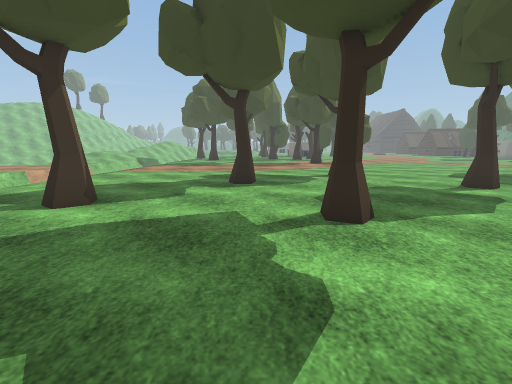
View 1 (above)

24 first-person views from a walk through a 3-D level made in the Unity game engine. The camera is 1.3 m above the floor, tilts 10° down and sees 90° across. The floor is counted in squares, 1 m on a side. Each view is taken from the middle of a square. On the plan, view 1 faces up. The plan holds only what a view shows up to about 13 squares ahead; the rest is blank. The place goes on beyond the plan. The player character is not drawn. Some surface patterns are stand-ins.

View 2
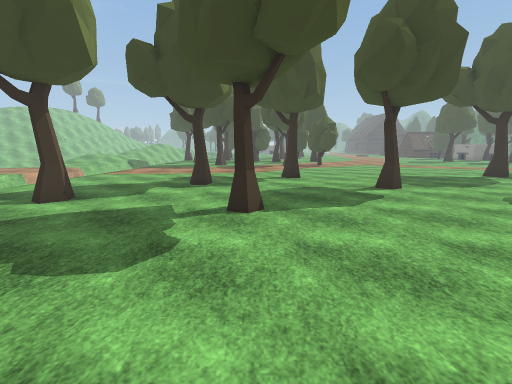

View 3
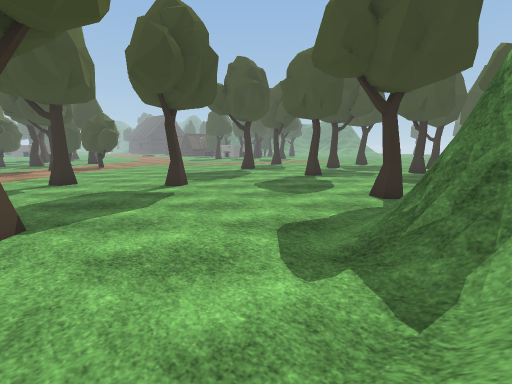

View 4
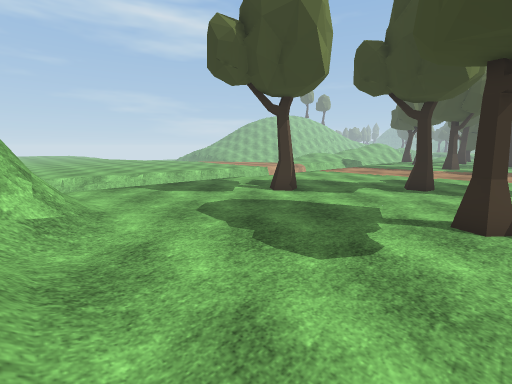

View 5
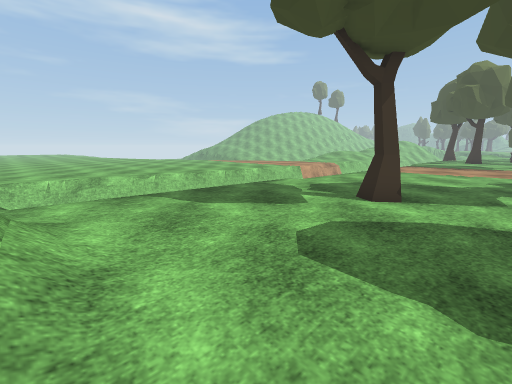

View 6
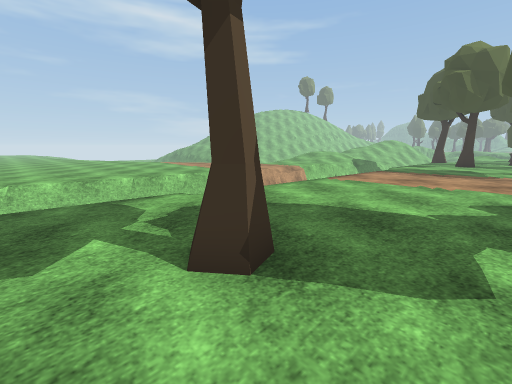

View 7
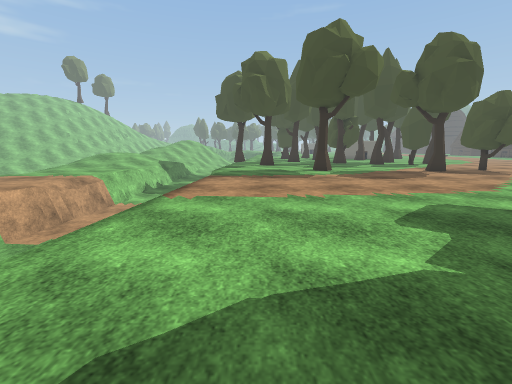

View 8
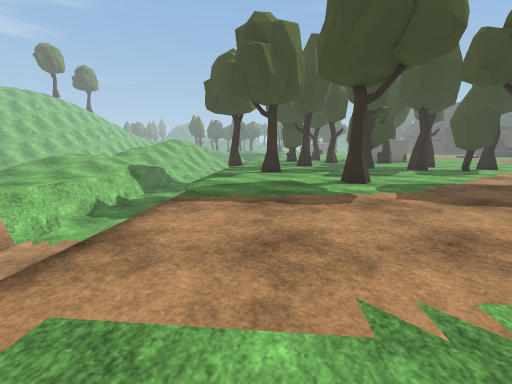

View 9
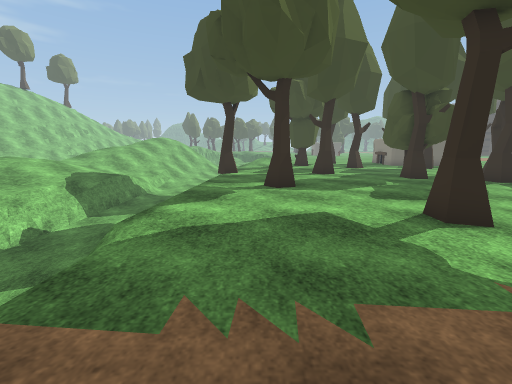

View 10
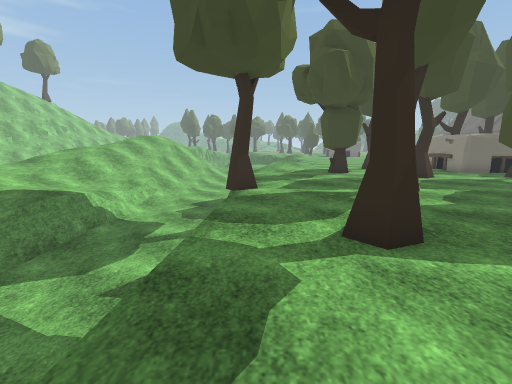

View 11
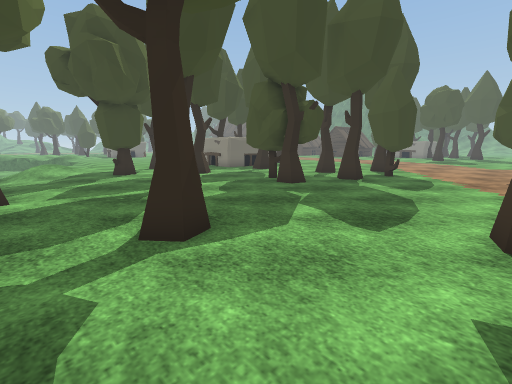

View 12
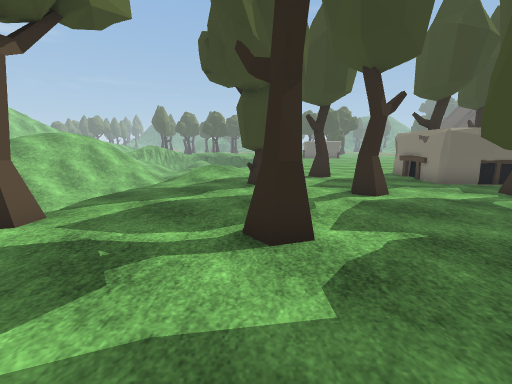

View 13
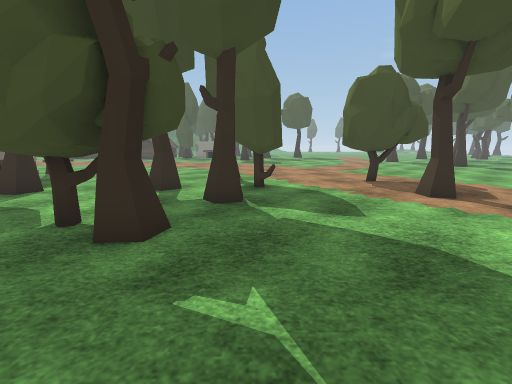

View 14
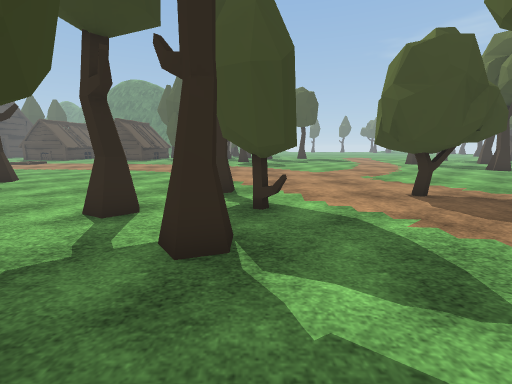

View 15
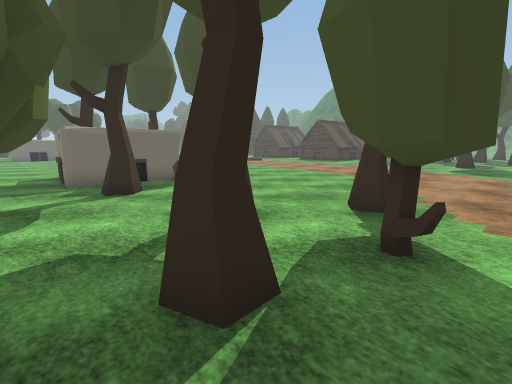

View 16
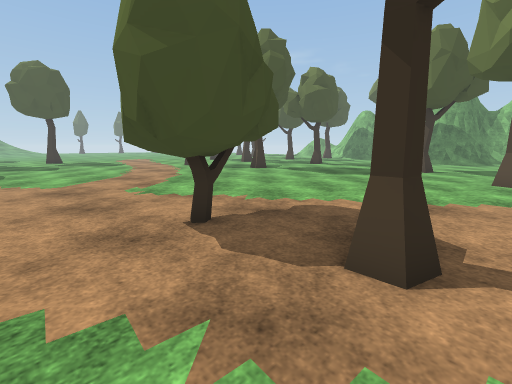

View 17
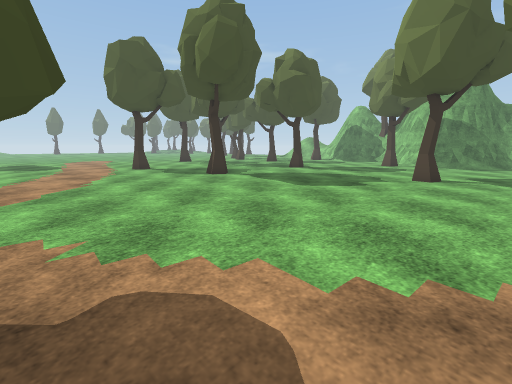

View 18
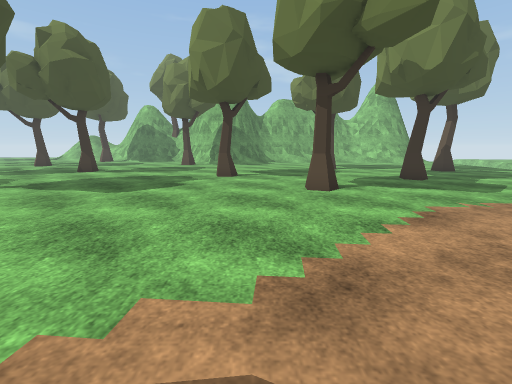

View 19
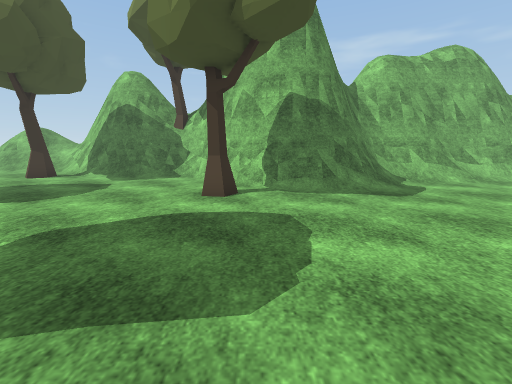

View 20
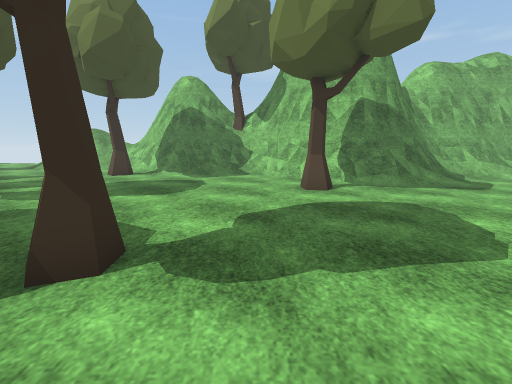

View 21
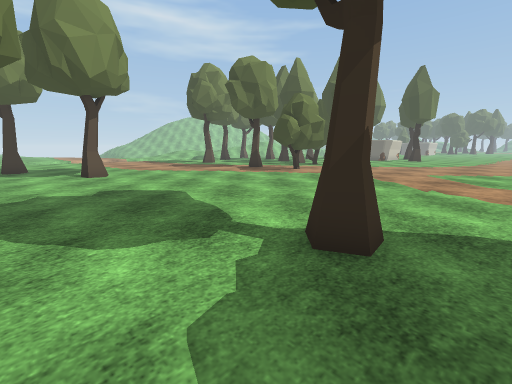

View 22
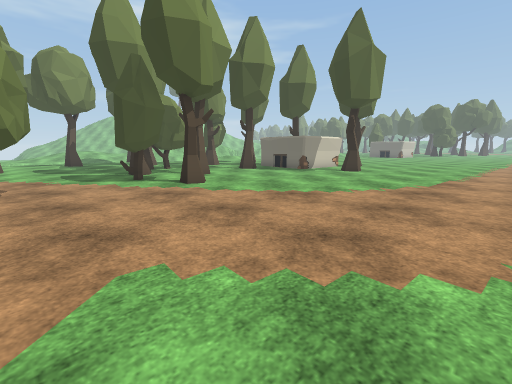

View 23
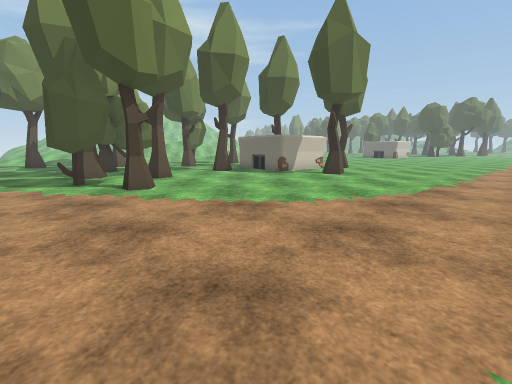

View 24
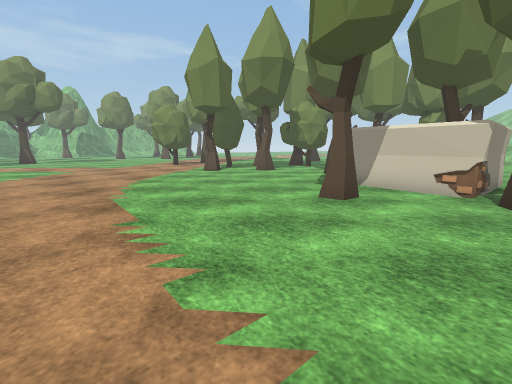

### Floor plan
Key: @ floor where view 1 was taken; # wall or solid block; x gap in a wall; . main floor; - floor 0.25 m lower than the main floor; : floor 0.5 m higher than the main floor; _ floor 0.5 m lower than the main floor; < floor 1.25 m lower than the main floor; / step, stairs or slope; = window, fence, low wall or low ledge; v drop or lower ground; T tree; O other object.
Columns run from 16 left of view 1 to 17 right of it. Each row starts with its distance up from view 1.
 39   /////   //:/    ...OOO.T........
 38   /////  =///..  T...O  OO........
 37     ///   -/... .T...OT O.........
 36      //   --..TT.....O  O.TT......
 35 ///////<< --..TT.....OOOO..T......
 34 //////<<<=-.......................
 33 :////<<<<=-......T...TT...........
 32 ://///<<<=........................
 31  ////=<<<T........................
 30   //.=<<<TT...TT.TTT..............
 29  ///.=<<<v....T..TTT..T...........
 28  /////<<<v........TT..............
 27  ///=<<<<v..........TT.TTT........
 26   ///<<< =..T.........TT..........
 25 ///.=<<<= ..T.........TT..........
 24 ....=<<<=.........................
 23 ...._<<< ...............T.........
 22  ...v<<< ......T.......TTT........
 21   ..v<<< ......T.....T.TT ........
 20   ..=<< =...............T.........
 19 ....=<<   ........................
 18 ....=<< ==........................
 17  ...v<<  .........................
 16   ..v<   .........................
 15    .v<   .........................
 14     v<  v.........................
 13     v<  v......................T..
 12     =   v...........T..........TT.
 11         =.........................
 10   .=    =......TT.................
  9  ..=    .......T.......T..........
  8 ...v    ...............TT.........
  7 ...v   v.......................T..
  6 ...=   v...TT..................T..
  5 ..=    =.........TT...............
  4 ..=    =..........T...............
  3 ..x    =..........................
  2 ..=    =..........................
  1 ..v   ==...................T......
  0 ..=    .........@.....////........
 -1 .=    =.///=#......../=####.......
 -2           ###=/////=O=######......
 -3                ########    ##.....
 -4                             ##=O==
 -5                              #####

Positions as (right, up) in squares from view 1, and headings:
1: (0, 0), facing up
2: (2, -2), facing up
3: (2, -2), facing up-right
4: (2, -2), facing up-left
5: (-2, -1), facing up-left
6: (-2, 4), facing up-left
7: (-5, 7), facing up
8: (-5, 12), facing up
9: (-5, 17), facing up
10: (-6, 22), facing up
11: (-6, 22), facing up-right
12: (-2, 26), facing up
13: (-2, 26), facing right
14: (1, 26), facing right
15: (3, 25), facing up-right
16: (4, 24), facing down-right
17: (5, 20), facing down-right
18: (6, 20), facing down
19: (10, 8), facing down
20: (13, 9), facing down
21: (17, 9), facing up-left
22: (17, 22), facing up-left
23: (17, 24), facing up-left
24: (17, 39), facing down-left
